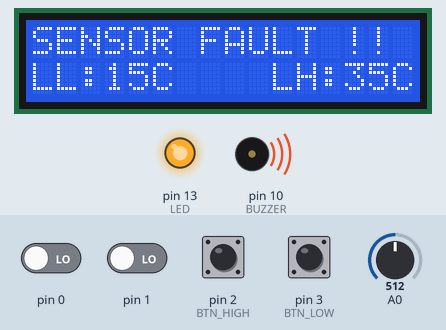
Simulated run of this sketch. Board: Arduino Uno, built with avr-gcc and run on an emulated ATmega328P. Parts: 16×2 character LCD, output pins drawn as LEDs (lit = HIGH), buzzer (waves = sounding, pin HIGH). Wiring (inferred from the names in the program): character LCD (HD44780): RS pin 8; E pin 9; data pin 4, pin 5, pin 6, pin 7. Inputs (shaded band) come from the test bench; at power-on: pin 2 (BTN_HIGH), pin 3 (BTN_LOW) HIGH, pin 0, pin 1 LOW, A0 = 512. Pins used as bus, display or sensor lines are not drawn.

Above: at 4.6 s.
4.7 s: A0 set to 321
6.3 s: A0 set to 300
At 7.7 s:
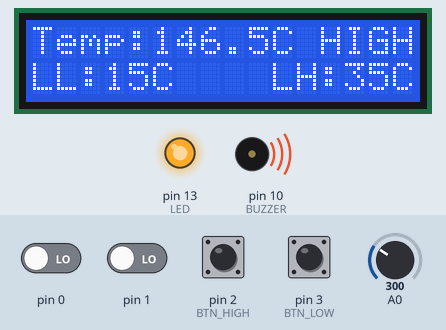
9.3 s: A0 set to 75
At 10.05 s:
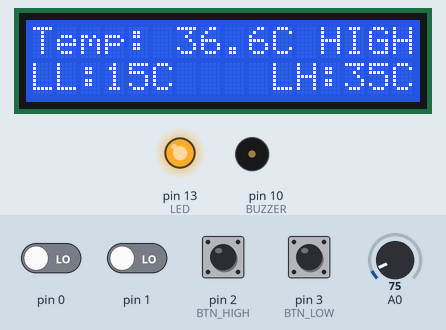
11.3 s: A0 set to 64
At 12.0 s:
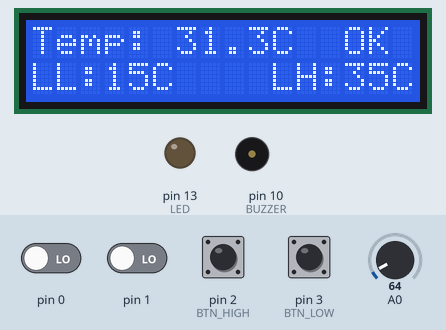
12.9 s: A0 set to 34
At 13.6 s:
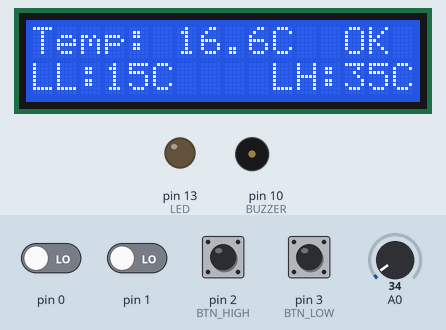
14.6 s: A0 set to 28
At 15.55 s:
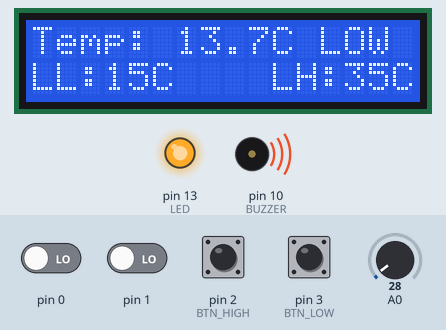
Timing chart, 0 to 18.3 s (numbered marks = the images above; inputs shaded):
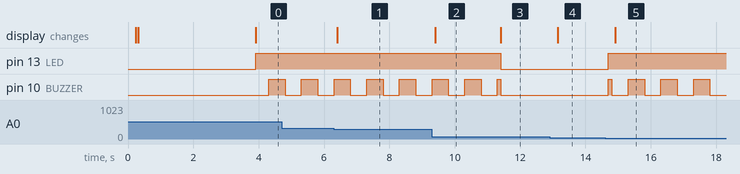

The sketch:

main.ino
```cpp
// =================================================
// CAR HMI TEMPERATURE MONITOR - ATmega328P (Uno), LM35, LCD 16x2
// Native register-level C: no Arduino functions, no util/delay.h
// =================================================
#include <avr/io.h>

#include "lcd.h"
#include "adc.h"
#include "inputoutput.h"
#include "button.h"
#include "potentiometer.h"

// ---------------- Settings ----------------
#define USE_POT_SIMULATION 0    // 1 = read pot on A1 instead of LM35

#define LIMIT_MIN        0      // lowest allowed limit (C)
#define LIMIT_MAX        99     // highest allowed limit (C), 2 digits on LCD
#define LIMIT_GAP        1      // LH must stay at least 1 C above LL
#define HYSTERESIS       5      // 0.5 C (temperatures are in tenths)
#define SENSOR_MAX_X10   1500   // LM35 max 150.0 C, above = wiring fault
#define ADC_SAMPLES      8      // readings averaged per measurement

#define BUTTON_PERIOD_MS  5     // how often buttons are scanned
#define SENSOR_PERIOD_MS  100   // how often temperature is measured
#define DISPLAY_PERIOD_MS 250   // how often LCD is refreshed

// Alarm states
#define ALARM_NONE  0
#define ALARM_HIGH  1
#define ALARM_LOW   2
#define ALARM_FAULT 3

// ---------------- Global data ----------------
unsigned char LL = 15;                  // low limit, C
unsigned char LH = 35;                  // high limit, C
unsigned int  temperature = 0;          // tenths of a degree
unsigned char alarm_state = ALARM_NONE;

button_t btn_high;                      // D2: adjusts LH
button_t btn_low;                       // D3: adjusts LL

// =================================================
// TEMPERATURE SENSOR
// LM35 = 10 mV per C, so the voltage in mV equals the temperature x 10.
// Returns 1 if the reading is valid, 0 if the sensor is faulty.
// =================================================
unsigned char read_temperature(unsigned int *temp)
{
    unsigned long sum = 0;
    unsigned long mv;
    unsigned char i;

    // Simulation mode: pot on A1 replaces the LM35
    if (USE_POT_SIMULATION)
    {
        *temp = pot_read_temp_x10();
        return 1;
    }

    // Average several readings to reduce noise
    for (i = 0; i < ADC_SAMPLES; i++)
    {
        sum += ADC_read(ADC_CH_TEMP);
    }

    // mV = adc * 5000 / 1024, using the average of the samples (rounded)
    mv = (sum * 5000UL + (512UL * ADC_SAMPLES)) / (1024UL * ADC_SAMPLES);

    if (mv > SENSOR_MAX_X10)
    {
        return 0;              // above 150 C: wire loose or shorted to 5V
    }

    *temp = (unsigned int)mv;
    return 1;
}

// =================================================
// ALARM DECISION (with hysteresis)
// =================================================
void update_alarm(unsigned char sensor_ok)
{
    unsigned int high = LH * 10;
    unsigned int low  = LL * 10;

    if (!sensor_ok)
    {
        alarm_state = ALARM_FAULT;
    }
    else if (temperature > high)
    {
        alarm_state = ALARM_HIGH;
    }
    else if (temperature < low)
    {
        alarm_state = ALARM_LOW;
    }
    else if (alarm_state == ALARM_HIGH)
    {
        // Back in range: only clear once 0.5 C below LH (stops buzzer chattering)
        if (temperature <= high - HYSTERESIS)
            alarm_state = ALARM_NONE;
    }
    else if (alarm_state == ALARM_LOW)
    {
        if (temperature >= low + HYSTERESIS)
            alarm_state = ALARM_NONE;
    }
    else
    {
        alarm_state = ALARM_NONE;
    }
}

// =================================================
// LCD SCREENS
// =================================================

// Line 1: "Temp: 25.3C  OK " / " HIGH" / " LOW" / "SENSOR FAULT !! "
void display_temperature(void)
{
    lcd_goto(0, 0);

    if (alarm_state == ALARM_FAULT)
    {
        lcd_string("SENSOR FAULT !! ");
        return;
    }

    lcd_string("Temp:");
    lcd_number(temperature / 10, 3);   // up to 3 digits (150 C)
    lcd_data('.');
    lcd_data((temperature % 10) + '0');
    lcd_data('C');

    if (alarm_state == ALARM_HIGH)
        lcd_string(" HIGH");
    else if (alarm_state == ALARM_LOW)
        lcd_string(" LOW ");
    else
        lcd_string("  OK ");
}

// Line 2: "LL:15C    LH:35C"
void display_limits(void)
{
    lcd_goto(1, 0);

    lcd_string("LL:");
    lcd_number(LL, 2);
    lcd_string("C    LH:");
    lcd_number(LH, 2);
    lcd_data('C');
}

// =================================================
// LIMIT ADJUSTMENT
// =================================================

// Change LH by +1/-1, keeping LL + gap <= LH <= LIMIT_MAX
// Returns 1 if the value changed
unsigned char change_high(signed char delta)
{
    signed int new_lh = (signed int)LH + delta;

    if (new_lh > LIMIT_MAX || new_lh < (signed int)LL + LIMIT_GAP)
        return 0;

    LH = (unsigned char)new_lh;
    return 1;
}

// Change LL by +1/-1, keeping LIMIT_MIN <= LL <= LH - gap
unsigned char change_low(signed char delta)
{
    signed int new_ll = (signed int)LL + delta;

    if (new_ll < LIMIT_MIN || new_ll > (signed int)LH - LIMIT_GAP)
        return 0;

    LL = (unsigned char)new_ll;
    return 1;
}

// Tap = +1, hold = -1. Returns 1 if a limit changed (LCD redrawn immediately)
unsigned char check_buttons(unsigned long now)
{
    unsigned char changed = 0;
    unsigned char evt;

    evt = button_update(&btn_high, now);
    if (evt == EVT_SHORT) changed |= change_high(+1);
    if (evt == EVT_HOLD)  changed |= change_high(-1);

    evt = button_update(&btn_low, now);
    if (evt == EVT_SHORT) changed |= change_low(+1);
    if (evt == EVT_HOLD)  changed |= change_low(-1);

    return changed;
}

// =================================================
// MAIN PROGRAM
// =================================================
int main(void)
{
    unsigned long now;
    unsigned long t_button = 0, t_sensor = 0, t_display = 0;
    unsigned char redraw = 1;
    unsigned char sensor_ok;

    io_init();                          // LED + buzzer outputs
    button_init(&btn_high, BTN_HIGH);   // D2 input with pull-up
    button_init(&btn_low,  BTN_LOW);    // D3 input with pull-up
    ADC_init();
    lcd_init();                         // LCD first: it does not depend on the timer
    timer0_init();                      // 1 ms tick + interrupts on

    // Splash screen
    lcd_goto(0, 0);
    lcd_string("  Car HMI Temp  ");
    lcd_goto(1, 0);
    lcd_string("  Starting...   ");
    busy_ms(1500);

    // Continuous monitoring loop - nothing here blocks,
    // so buttons, sensor, display and alarm all keep running
    while (1)
    {
        now = get_millis();

        if (now - t_button >= BUTTON_PERIOD_MS)
        {
            t_button = now;
            if (check_buttons(now))
                redraw = 1;
        }

        if (now - t_sensor >= SENSOR_PERIOD_MS)
        {
            t_sensor = now;
            sensor_ok = read_temperature(&temperature);
            update_alarm(sensor_ok);
        }

        if (redraw || (now - t_display >= DISPLAY_PERIOD_MS))
        {
            t_display = now;
            redraw = 0;
            display_temperature();
            display_limits();
        }

        alarm_output(alarm_state != ALARM_NONE, now);
    }
}
```

adc.cpp
```cpp
// =================================================
// adc.cpp - 10-bit ADC driver (register level)
// =================================================
#include <avr/io.h>
#include "adc.h"

// Initialize ADC using AVCC reference, prescaler 128 (125 kHz)
void ADC_init(void)
{
    ADMUX = (1 << REFS0);

    ADCSRA = (1 << ADEN) |
             (1 << ADPS2) |
             (1 << ADPS1) |
             (1 << ADPS0);
}

// Read one analog channel (0..7)
unsigned int ADC_read(unsigned char channel)
{
    unsigned int timeout = 10000;
    unsigned char low;

    // Select channel, keep the reference bits
    ADMUX = (ADMUX & 0xF0) | (channel & 0x07);

    // Start ADC conversion
    ADCSRA |= (1 << ADSC);

    // Wait for the conversion, but never forever
    while ((ADCSRA & (1 << ADSC)) && timeout)
    {
        timeout--;
    }

    if (timeout == 0)
    {
        return ADC_MAX;        // treated as a sensor fault
    }

    low = ADCL;                // ADCL must be read before ADCH
    return ((unsigned int)ADCH << 8) | low;
}
```

adc.h
```cpp
// =================================================
// adc.h - 10-bit ADC driver (register level)
// Reference = AVcc (5 V), prescaler 128 -> 125 kHz ADC clock
// =================================================
#ifndef ADC_H
#define ADC_H

#define ADC_CH_TEMP   0      // A0 = LM35 output
#define ADC_CH_POT    1      // A1 = potentiometer (simulation mode only)
#define ADC_MAX       1023

void ADC_init(void);
unsigned int ADC_read(unsigned char channel);   // 0..1023, 1023 on timeout

#endif // ADC_H
```

button.cpp
```cpp
// =================================================
// button.cpp - debounce + tap / hold detection (state machine, non-blocking)
// =================================================
#include <avr/io.h>
#include "button.h"

void button_init(button_t *b, unsigned char pin)
{
    DDRD  &= ~(1 << pin);       // input
    PORTD |=  (1 << pin);       // internal pull-up: pressed = LOW

    b->pin   = pin;
    b->state = 0;
}

unsigned char button_update(button_t *b, unsigned long now)
{
    unsigned char pressed = !(PIND & (1 << b->pin));
    unsigned char event = EVT_NONE;

    switch (b->state)
    {
        case 0:                                     // released
            if (pressed)
            {
                b->state = 1;
                b->t_change = now;
            }
            break;

        case 1:                                     // debouncing a press
            if (!pressed)
            {
                b->state = 0;                       // just a glitch
            }
            else if (now - b->t_change >= DEBOUNCE_MS)
            {
                b->state = 2;
                b->t_press = now;
                b->was_long = 0;
            }
            break;

        case 2:                                     // pressed (short so far)
            if (!pressed)
            {
                b->state = 4;
                b->t_change = now;
            }
            else if (now - b->t_press >= LONG_PRESS_MS)
            {
                b->state = 3;
                b->was_long = 1;
                b->t_repeat = now;
                event = EVT_HOLD;
            }
            break;

        case 3:                                     // held: repeat
            if (!pressed)
            {
                b->state = 4;
                b->t_change = now;
            }
            else if (now - b->t_repeat >= REPEAT_MS)
            {
                b->t_repeat = now;
                event = EVT_HOLD;
            }
            break;

        case 4:                                     // debouncing a release
            if (pressed)
            {
                b->state = b->was_long ? 3 : 2;     // bounce: still held
            }
            else if (now - b->t_change >= DEBOUNCE_MS)
            {
                b->state = 0;
                if (!b->was_long)
                    event = EVT_SHORT;              // tap reported on release
            }
            break;

        default:
            b->state = 0;                           // recover from bad state
            break;
    }

    return event;
}
```

button.h
```cpp
// =================================================
// button.h - non-blocking push button driver
// Pins: LH button = D2 (PD2), LL button = D3 (PD3), to GND, internal pull-ups
//   tap  (< 0.8 s)  -> EVT_SHORT  (limit +1, reported on release)
//   hold (>= 0.8 s) -> EVT_HOLD   (limit -1, repeats every 0.3 s while held)
// =================================================
#ifndef BUTTON_H
#define BUTTON_H

#define BTN_HIGH PD2
#define BTN_LOW  PD3

#define DEBOUNCE_MS      30     // button must be stable this long
#define LONG_PRESS_MS    800    // hold time to start decreasing
#define REPEAT_MS        300    // decrease step while still held

// Button events
#define EVT_NONE  0
#define EVT_SHORT 1
#define EVT_HOLD  2

typedef struct
{
    unsigned char pin;
    unsigned char state;         // 0 released, 1 debounce press, 2 pressed,
                                 // 3 held (long), 4 debounce release
    unsigned char was_long;
    unsigned long t_change;
    unsigned long t_press;
    unsigned long t_repeat;
} button_t;

void button_init(button_t *b, unsigned char pin);         // input + pull-up
unsigned char button_update(button_t *b, unsigned long now); // returns EVT_*

#endif // BUTTON_H
```

inputoutput.cpp
```cpp
// =================================================
// inputoutput.cpp - alarm LED, buzzer and Timer0 system tick (register level)
// =================================================
#include <avr/io.h>
#include <avr/interrupt.h>
#include "inputoutput.h"

// -------------------------------------------------
// OUTPUTS
// -------------------------------------------------
void io_init(void)
{
    DDRB |= (1 << BUZZER) | (1 << LED);     // outputs (OFF after reset)
}

void led_set(unsigned char on)
{
    if (on)
        PORTB |= (1 << LED);
    else
        PORTB &= ~(1 << LED);
}

void buzzer_set(unsigned char on)
{
    if (on)
        PORTB |= (1 << BUZZER);
    else
        PORTB &= ~(1 << BUZZER);
}

// LED steady ON and buzzer beeping (500 ms on / 500 ms off) while active
void alarm_output(unsigned char active, unsigned long now)
{
    if (active)
    {
        led_set(1);
        buzzer_set(((now / BEEP_MS) % 2) == 0);
    }
    else
    {
        led_set(0);
        buzzer_set(0);
    }
}

// -------------------------------------------------
// TIMER0 - 1 ms SYSTEM TICK
// 16 MHz / 64 / 250 = 1000 Hz -> interrupt every 1 ms
// -------------------------------------------------
static volatile unsigned long millis_count = 0;

void timer0_init(void)
{
    TCCR0A = (1 << WGM01);                // CTC mode
    OCR0A  = 249;
    TCCR0B = (1 << CS01) | (1 << CS00);   // prescaler 64
    TIMSK0 = (1 << OCIE0A);               // compare match interrupt
    sei();
}

ISR(TIMER0_COMPA_vect)
{
    millis_count++;
}

// Read the 32-bit counter safely (the ISR could change it mid-read)
unsigned long get_millis(void)
{
    unsigned long value;

    cli();
    value = millis_count;
    sei();

    return value;
}
```

inputoutput.h
```cpp
// =================================================
// inputoutput.h - digital outputs (alarm LED, buzzer) and the 1 ms system tick
// =================================================
#ifndef INPUTOUTPUT_H
#define INPUTOUTPUT_H

// Alarm output pins
// Buzzer = D10 (PB2), LED = D13 (PB5, on-board LED "L")
#define BUZZER PB2
#define LED    PB5

#define BEEP_MS 500            // buzzer on/off time during alarm

void io_init(void);                                    // LED + buzzer as outputs
void led_set(unsigned char on);
void buzzer_set(unsigned char on);
void alarm_output(unsigned char active, unsigned long now); // LED steady, buzzer beeping

// Timer0 1 ms tick (replaces util/delay.h and Arduino millis())
void timer0_init(void);
unsigned long get_millis(void);

#endif // INPUTOUTPUT_H
```

potentiometer.cpp
```cpp
// =================================================
// potentiometer.cpp - pot on A1 used as a simulated temperature
// =================================================
#include "potentiometer.h"
#include "adc.h"

// Map 0..1023 to 0..1000 tenths of a degree (rounded)
unsigned int pot_read_temp_x10(void)
{
    unsigned long raw = ADC_read(ADC_CH_POT);

    return (unsigned int)((raw * POT_MAX_TEMP_X10 + ADC_MAX / 2) / ADC_MAX);
}
```

potentiometer.h
```cpp
// =================================================
// potentiometer.h - optional temperature SIMULATION input
//
// The 10k pot on the board is normally wired to LCD V0 (contrast) and needs
// no code. For testing / demo without heating the LM35, a second pot can be
// wired as: outer legs 5V and GND, middle leg to A1. Then set
// USE_POT_SIMULATION to 1 in main.ino and the pot position replaces the
// LM35 reading (fully left = 0.0 C, fully right = 100.0 C).
// =================================================
#ifndef POTENTIOMETER_H
#define POTENTIOMETER_H

#define POT_MAX_TEMP_X10  1000      // pot fully right = 100.0 C

unsigned int pot_read_temp_x10(void);     // 0..1000 (tenths of a degree)

#endif // POTENTIOMETER_H
```

lcd.h
```cpp
// =================================================
// lcd.h - HD44780 16x2 LCD driver, 4-bit mode
// Wiring: RS = D8 (PB0), EN = D9 (PB1), D4-D7 = D4-D7 (PD4-PD7), RW = GND
// =================================================
#ifndef LCD_H
#define LCD_H

#define LCD_RS PB0
#define LCD_EN PB1

void lcd_init(void);                                      // pins + init sequence
void lcd_command(unsigned char cmd);                      // send instruction byte
void lcd_data(unsigned char data);                        // send one character
void lcd_string(const char *str);                         // send a text string
void lcd_goto(unsigned char row, unsigned char col);      // move cursor (row 0/1)
void lcd_number(unsigned int value, unsigned char width); // right-aligned number

void busy_ms(unsigned int ms);                            // busy-wait, no interrupts needed

#endif // LCD_H
```

Source omitted: lcd.ino (3415 bytes)

Measured:
- the behaviour switches between 308 and 307 on A0 (found by bisection; images 0 and 1)
- the behaviour switches between 71 and 70 on A0 (found by bisection; images 2 and 3)
- the behaviour switches between 31 and 30 on A0 (found by bisection; images 4 and 5)
- after the input at 6.3 s, the display: changes after 0.11 s (image 1)
- after the input at 9.3 s, the display: changes after 0.10 s (image 2)
- after the input at 11.3 s, pin 13 (LED): HIGH → LOW after 0.11 s; the display: changes after 0.11 s (image 3)
- after the input at 12.9 s, the display: changes after 0.25 s (image 4)
- after the input at 14.6 s, pin 13 (LED): LOW → HIGH after 0.10 s; pin 10 (BUZZER): LOW → HIGH after 0.10 s, then repeats every 1.0 s: LOW 0.50 s, HIGH 0.50 s; the display: changes after 0.31 s (image 5)
